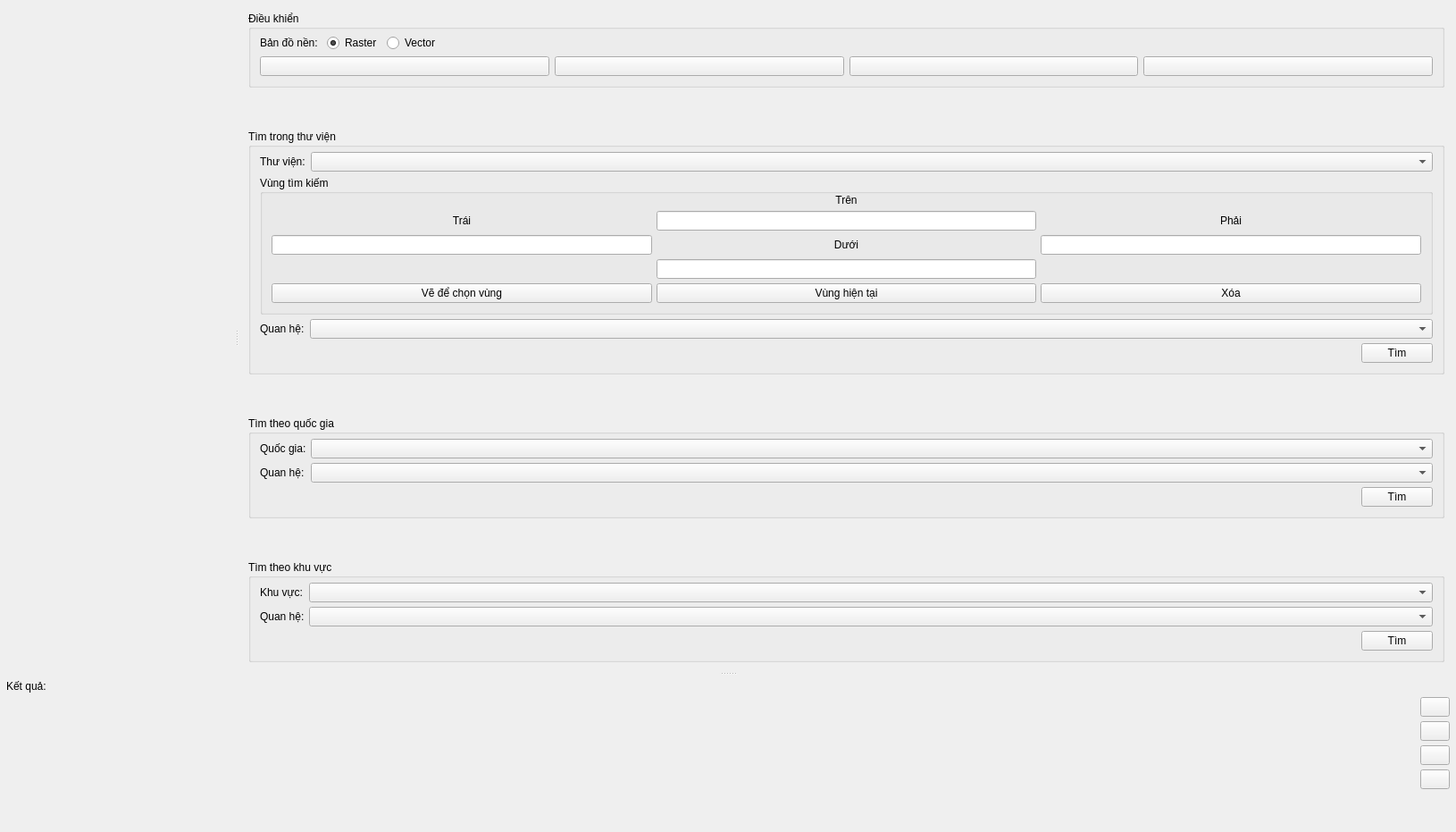
<?xml version="1.0" encoding="UTF-8"?>
<ui version="4.0">
 <class>MainWidget</class>
 <widget class="QWidget" name="MainWidget">
  <property name="geometry">
   <rect>
    <x>0</x>
    <y>0</y>
    <width>1630</width>
    <height>931</height>
   </rect>
  </property>
  <property name="windowTitle">
   <string>MainWidget</string>
  </property>
  <layout class="QGridLayout" name="gridLayout_6">
   <property name="leftMargin">
    <number>2</number>
   </property>
   <property name="topMargin">
    <number>2</number>
   </property>
   <property name="rightMargin">
    <number>2</number>
   </property>
   <property name="bottomMargin">
    <number>2</number>
   </property>
   <property name="spacing">
    <number>2</number>
   </property>
   <item row="0" column="0">
    <widget class="QSplitter" name="vSplitter">
     <property name="orientation">
      <enum>Qt::Vertical</enum>
     </property>
     <widget class="QSplitter" name="hSplitter">
      <property name="orientation">
       <enum>Qt::Horizontal</enum>
      </property>
      <widget class="QWidget" name="mapViewWidget" native="true"/>
      <widget class="QWidget" name="layoutWidget">
       <layout class="QVBoxLayout" name="verticalLayout">
        <property name="spacing">
         <number>5</number>
        </property>
        <item>
         <widget class="QGroupBox" name="groupBox">
          <property name="sizePolicy">
           <sizepolicy hsizetype="Preferred" vsizetype="Fixed">
            <horstretch>0</horstretch>
            <verstretch>0</verstretch>
           </sizepolicy>
          </property>
          <property name="title">
           <string>Điều khiển</string>
          </property>
          <layout class="QGridLayout" name="gridLayout_3">
           <property name="leftMargin">
            <number>10</number>
           </property>
           <property name="topMargin">
            <number>5</number>
           </property>
           <property name="rightMargin">
            <number>10</number>
           </property>
           <property name="bottomMargin">
            <number>10</number>
           </property>
           <property name="spacing">
            <number>5</number>
           </property>
           <item row="0" column="0">
            <layout class="QHBoxLayout" name="horizontalLayout_4">
             <item>
              <widget class="QLabel" name="label">
               <property name="text">
                <string>Bản đồ nền: </string>
               </property>
              </widget>
             </item>
             <item>
              <widget class="QRadioButton" name="rasterTypeRbx">
               <property name="text">
                <string>Raster</string>
               </property>
               <property name="checked">
                <bool>true</bool>
               </property>
              </widget>
             </item>
             <item>
              <widget class="QRadioButton" name="vectorTypeRbx">
               <property name="text">
                <string>Vector</string>
               </property>
              </widget>
             </item>
             <item>
              <spacer name="horizontalSpacer_2">
               <property name="orientation">
                <enum>Qt::Horizontal</enum>
               </property>
               <property name="sizeHint" stdset="0">
                <size>
                 <width>13</width>
                 <height>17</height>
                </size>
               </property>
              </spacer>
             </item>
            </layout>
           </item>
           <item row="1" column="0">
            <layout class="QHBoxLayout" name="horizontalLayout_3">
             <item>
              <widget class="QPushButton" name="zoomFullExtentBtn">
               <property name="text">
                <string/>
               </property>
               <property name="icon">
                <iconset resource="../Resources/myicon/myicon.qrc">
                 <normaloff>:/myicon/Home.svg</normaloff>:/myicon/Home.svg</iconset>
               </property>
              </widget>
             </item>
             <item>
              <widget class="QPushButton" name="panMapBtn">
               <property name="text">
                <string/>
               </property>
               <property name="icon">
                <iconset resource="../Resources/myicon/myicon.qrc">
                 <normaloff>:/myicon/PanMap.svg</normaloff>:/myicon/PanMap.svg</iconset>
               </property>
              </widget>
             </item>
             <item>
              <widget class="QPushButton" name="zoomInBtn">
               <property name="text">
                <string/>
               </property>
               <property name="icon">
                <iconset resource="../Resources/myicon/myicon.qrc">
                 <normaloff>:/myicon/ZoomIn.svg</normaloff>:/myicon/ZoomIn.svg</iconset>
               </property>
              </widget>
             </item>
             <item>
              <widget class="QPushButton" name="zoomOutBtn">
               <property name="text">
                <string/>
               </property>
               <property name="icon">
                <iconset resource="../Resources/myicon/myicon.qrc">
                 <normaloff>:/myicon/ZoomOut.svg</normaloff>:/myicon/ZoomOut.svg</iconset>
               </property>
              </widget>
             </item>
            </layout>
           </item>
          </layout>
         </widget>
        </item>
        <item>
         <spacer name="verticalSpacer_3">
          <property name="orientation">
           <enum>Qt::Vertical</enum>
          </property>
          <property name="sizeHint" stdset="0">
           <size>
            <width>20</width>
            <height>40</height>
           </size>
          </property>
         </spacer>
        </item>
        <item>
         <widget class="QGroupBox" name="groupBox_5">
          <property name="title">
           <string>Tìm trong thư viện</string>
          </property>
          <layout class="QGridLayout" name="gridLayout_2">
           <property name="leftMargin">
            <number>10</number>
           </property>
           <property name="topMargin">
            <number>5</number>
           </property>
           <property name="rightMargin">
            <number>10</number>
           </property>
           <property name="bottomMargin">
            <number>10</number>
           </property>
           <property name="spacing">
            <number>5</number>
           </property>
           <item row="1" column="0" colspan="2">
            <widget class="QGroupBox" name="groupBox_2">
             <property name="sizePolicy">
              <sizepolicy hsizetype="Preferred" vsizetype="Fixed">
               <horstretch>0</horstretch>
               <verstretch>0</verstretch>
              </sizepolicy>
             </property>
             <property name="title">
              <string>Vùng tìm kiếm</string>
             </property>
             <layout class="QGridLayout" name="gridLayout">
              <property name="leftMargin">
               <number>10</number>
              </property>
              <property name="topMargin">
               <number>0</number>
              </property>
              <property name="rightMargin">
               <number>10</number>
              </property>
              <property name="bottomMargin">
               <number>10</number>
              </property>
              <property name="spacing">
               <number>5</number>
              </property>
              <item row="0" column="1">
               <widget class="QLabel" name="label_22">
                <property name="text">
                 <string>Trên</string>
                </property>
                <property name="alignment">
                 <set>Qt::AlignCenter</set>
                </property>
               </widget>
              </item>
              <item row="1" column="0">
               <widget class="QLabel" name="label_19">
                <property name="text">
                 <string>Trái</string>
                </property>
                <property name="alignment">
                 <set>Qt::AlignCenter</set>
                </property>
               </widget>
              </item>
              <item row="1" column="1">
               <widget class="QLineEdit" name="topValueLedr">
                <property name="alignment">
                 <set>Qt::AlignCenter</set>
                </property>
               </widget>
              </item>
              <item row="1" column="2">
               <widget class="QLabel" name="label_21">
                <property name="text">
                 <string>Phải</string>
                </property>
                <property name="alignment">
                 <set>Qt::AlignCenter</set>
                </property>
               </widget>
              </item>
              <item row="2" column="0">
               <widget class="QLineEdit" name="leftValueLedr">
                <property name="alignment">
                 <set>Qt::AlignCenter</set>
                </property>
               </widget>
              </item>
              <item row="2" column="1">
               <widget class="QLabel" name="label_20">
                <property name="text">
                 <string>Dưới</string>
                </property>
                <property name="alignment">
                 <set>Qt::AlignCenter</set>
                </property>
               </widget>
              </item>
              <item row="2" column="2">
               <widget class="QLineEdit" name="rightValueLedr">
                <property name="alignment">
                 <set>Qt::AlignCenter</set>
                </property>
               </widget>
              </item>
              <item row="3" column="1">
               <widget class="QLineEdit" name="bottomValueLedr">
                <property name="alignment">
                 <set>Qt::AlignCenter</set>
                </property>
               </widget>
              </item>
              <item row="4" column="0">
               <widget class="QPushButton" name="drawOnCanvasBtn">
                <property name="text">
                 <string>Vẽ để chọn vùng</string>
                </property>
               </widget>
              </item>
              <item row="4" column="1">
               <widget class="QPushButton" name="currentViewBtn">
                <property name="text">
                 <string>Vùng hiện tại</string>
                </property>
               </widget>
              </item>
              <item row="4" column="2">
               <widget class="QPushButton" name="clearExtentBtn">
                <property name="text">
                 <string>Xóa</string>
                </property>
               </widget>
              </item>
             </layout>
            </widget>
           </item>
           <item row="2" column="0" colspan="2">
            <layout class="QHBoxLayout" name="horizontalLayout_2">
             <item>
              <widget class="QLabel" name="label_3">
               <property name="sizePolicy">
                <sizepolicy hsizetype="Fixed" vsizetype="Preferred">
                 <horstretch>0</horstretch>
                 <verstretch>0</verstretch>
                </sizepolicy>
               </property>
               <property name="text">
                <string>Quan hệ:</string>
               </property>
              </widget>
             </item>
             <item>
              <widget class="QComboBox" name="mainSearchingTypeCbx">
               <property name="sizePolicy">
                <sizepolicy hsizetype="Expanding" vsizetype="Fixed">
                 <horstretch>0</horstretch>
                 <verstretch>0</verstretch>
                </sizepolicy>
               </property>
              </widget>
             </item>
            </layout>
           </item>
           <item row="3" column="0">
            <spacer name="horizontalSpacer">
             <property name="orientation">
              <enum>Qt::Horizontal</enum>
             </property>
             <property name="sizeHint" stdset="0">
              <size>
               <width>330</width>
               <height>20</height>
              </size>
             </property>
            </spacer>
           </item>
           <item row="3" column="1">
            <widget class="QPushButton" name="searchBtn">
             <property name="sizePolicy">
              <sizepolicy hsizetype="Fixed" vsizetype="Fixed">
               <horstretch>0</horstretch>
               <verstretch>0</verstretch>
              </sizepolicy>
             </property>
             <property name="text">
              <string>Tìm</string>
             </property>
             <property name="icon">
              <iconset resource="../Resources/myicon/myicon.qrc">
               <normaloff>:/myicon/Search.svg</normaloff>:/myicon/Search.svg</iconset>
             </property>
            </widget>
           </item>
           <item row="0" column="0" colspan="2">
            <layout class="QHBoxLayout" name="horizontalLayout">
             <item>
              <widget class="QLabel" name="label_2">
               <property name="sizePolicy">
                <sizepolicy hsizetype="Fixed" vsizetype="Preferred">
                 <horstretch>0</horstretch>
                 <verstretch>0</verstretch>
                </sizepolicy>
               </property>
               <property name="text">
                <string>Thư viện:</string>
               </property>
              </widget>
             </item>
             <item>
              <widget class="QComboBox" name="librariesCbx">
               <property name="sizePolicy">
                <sizepolicy hsizetype="Expanding" vsizetype="Fixed">
                 <horstretch>0</horstretch>
                 <verstretch>0</verstretch>
                </sizepolicy>
               </property>
              </widget>
             </item>
            </layout>
           </item>
          </layout>
         </widget>
        </item>
        <item>
         <spacer name="verticalSpacer">
          <property name="orientation">
           <enum>Qt::Vertical</enum>
          </property>
          <property name="sizeHint" stdset="0">
           <size>
            <width>20</width>
            <height>40</height>
           </size>
          </property>
         </spacer>
        </item>
        <item>
         <widget class="QGroupBox" name="groupBox_3">
          <property name="sizePolicy">
           <sizepolicy hsizetype="Preferred" vsizetype="Fixed">
            <horstretch>0</horstretch>
            <verstretch>0</verstretch>
           </sizepolicy>
          </property>
          <property name="title">
           <string>Tìm theo quốc gia</string>
          </property>
          <layout class="QGridLayout" name="gridLayout_4">
           <property name="leftMargin">
            <number>10</number>
           </property>
           <property name="topMargin">
            <number>5</number>
           </property>
           <property name="rightMargin">
            <number>10</number>
           </property>
           <property name="bottomMargin">
            <number>10</number>
           </property>
           <property name="spacing">
            <number>5</number>
           </property>
           <item row="0" column="0">
            <widget class="QLabel" name="label_23">
             <property name="sizePolicy">
              <sizepolicy hsizetype="Fixed" vsizetype="Preferred">
               <horstretch>0</horstretch>
               <verstretch>0</verstretch>
              </sizepolicy>
             </property>
             <property name="text">
              <string>Quốc gia:</string>
             </property>
            </widget>
           </item>
           <item row="0" column="1" colspan="2">
            <widget class="QComboBox" name="countryCbx">
             <property name="sizePolicy">
              <sizepolicy hsizetype="Expanding" vsizetype="Fixed">
               <horstretch>0</horstretch>
               <verstretch>0</verstretch>
              </sizepolicy>
             </property>
            </widget>
           </item>
           <item row="1" column="0">
            <widget class="QLabel" name="label_25">
             <property name="sizePolicy">
              <sizepolicy hsizetype="Fixed" vsizetype="Preferred">
               <horstretch>0</horstretch>
               <verstretch>0</verstretch>
              </sizepolicy>
             </property>
             <property name="text">
              <string>Quan hệ:</string>
             </property>
            </widget>
           </item>
           <item row="1" column="1" colspan="2">
            <widget class="QComboBox" name="countrySearchingTypeCbx">
             <property name="sizePolicy">
              <sizepolicy hsizetype="Expanding" vsizetype="Fixed">
               <horstretch>0</horstretch>
               <verstretch>0</verstretch>
              </sizepolicy>
             </property>
            </widget>
           </item>
           <item row="2" column="0" colspan="2">
            <spacer name="horizontalSpacer_4">
             <property name="orientation">
              <enum>Qt::Horizontal</enum>
             </property>
             <property name="sizeHint" stdset="0">
              <size>
               <width>388</width>
               <height>20</height>
              </size>
             </property>
            </spacer>
           </item>
           <item row="2" column="2">
            <widget class="QPushButton" name="countrySearchBtn">
             <property name="sizePolicy">
              <sizepolicy hsizetype="Fixed" vsizetype="Fixed">
               <horstretch>0</horstretch>
               <verstretch>0</verstretch>
              </sizepolicy>
             </property>
             <property name="text">
              <string>Tìm</string>
             </property>
             <property name="icon">
              <iconset resource="../Resources/myicon/myicon.qrc">
               <normaloff>:/myicon/Search.svg</normaloff>:/myicon/Search.svg</iconset>
             </property>
            </widget>
           </item>
          </layout>
         </widget>
        </item>
        <item>
         <spacer name="verticalSpacer_2">
          <property name="orientation">
           <enum>Qt::Vertical</enum>
          </property>
          <property name="sizeHint" stdset="0">
           <size>
            <width>20</width>
            <height>40</height>
           </size>
          </property>
         </spacer>
        </item>
        <item>
         <widget class="QGroupBox" name="groupBox_6">
          <property name="sizePolicy">
           <sizepolicy hsizetype="Preferred" vsizetype="Fixed">
            <horstretch>0</horstretch>
            <verstretch>0</verstretch>
           </sizepolicy>
          </property>
          <property name="title">
           <string>Tìm theo khu vực</string>
          </property>
          <layout class="QGridLayout" name="gridLayout_5">
           <property name="leftMargin">
            <number>10</number>
           </property>
           <property name="topMargin">
            <number>5</number>
           </property>
           <property name="rightMargin">
            <number>10</number>
           </property>
           <property name="bottomMargin">
            <number>10</number>
           </property>
           <property name="spacing">
            <number>5</number>
           </property>
           <item row="0" column="0">
            <widget class="QLabel" name="label_24">
             <property name="sizePolicy">
              <sizepolicy hsizetype="Fixed" vsizetype="Preferred">
               <horstretch>0</horstretch>
               <verstretch>0</verstretch>
              </sizepolicy>
             </property>
             <property name="text">
              <string>Khu vực:</string>
             </property>
            </widget>
           </item>
           <item row="0" column="1" colspan="2">
            <widget class="QComboBox" name="regionCbx">
             <property name="sizePolicy">
              <sizepolicy hsizetype="Expanding" vsizetype="Fixed">
               <horstretch>0</horstretch>
               <verstretch>0</verstretch>
              </sizepolicy>
             </property>
            </widget>
           </item>
           <item row="1" column="0">
            <widget class="QLabel" name="label_26">
             <property name="sizePolicy">
              <sizepolicy hsizetype="Fixed" vsizetype="Preferred">
               <horstretch>0</horstretch>
               <verstretch>0</verstretch>
              </sizepolicy>
             </property>
             <property name="text">
              <string>Quan hệ:</string>
             </property>
            </widget>
           </item>
           <item row="1" column="1" colspan="2">
            <widget class="QComboBox" name="regionSearchingTypeCbx">
             <property name="sizePolicy">
              <sizepolicy hsizetype="Expanding" vsizetype="Fixed">
               <horstretch>0</horstretch>
               <verstretch>0</verstretch>
              </sizepolicy>
             </property>
            </widget>
           </item>
           <item row="2" column="0" colspan="2">
            <spacer name="horizontalSpacer_5">
             <property name="orientation">
              <enum>Qt::Horizontal</enum>
             </property>
             <property name="sizeHint" stdset="0">
              <size>
               <width>388</width>
               <height>20</height>
              </size>
             </property>
            </spacer>
           </item>
           <item row="2" column="2">
            <widget class="QPushButton" name="regionSearchBtn">
             <property name="sizePolicy">
              <sizepolicy hsizetype="Fixed" vsizetype="Fixed">
               <horstretch>0</horstretch>
               <verstretch>0</verstretch>
              </sizepolicy>
             </property>
             <property name="text">
              <string>Tìm</string>
             </property>
             <property name="icon">
              <iconset resource="../Resources/myicon/myicon.qrc">
               <normaloff>:/myicon/Search.svg</normaloff>:/myicon/Search.svg</iconset>
             </property>
            </widget>
           </item>
          </layout>
         </widget>
        </item>
       </layout>
      </widget>
     </widget>
     <widget class="QWidget" name="layoutWidget1">
      <layout class="QGridLayout" name="gridLayout_16">
       <property name="leftMargin">
        <number>5</number>
       </property>
       <property name="topMargin">
        <number>5</number>
       </property>
       <property name="rightMargin">
        <number>5</number>
       </property>
       <property name="bottomMargin">
        <number>5</number>
       </property>
       <property name="spacing">
        <number>5</number>
       </property>
       <item row="1" column="2">
        <widget class="QPushButton" name="gotoRecInMapViewBtn">
         <property name="maximumSize">
          <size>
           <width>33</width>
           <height>16777215</height>
          </size>
         </property>
         <property name="toolTip">
          <string>Xem</string>
         </property>
         <property name="text">
          <string/>
         </property>
         <property name="icon">
          <iconset resource="../Resources/myicon/myicon.qrc">
           <normaloff>:/myicon/TextAnnotation/Show.svg</normaloff>:/myicon/TextAnnotation/Show.svg</iconset>
         </property>
        </widget>
       </item>
       <item row="4" column="2">
        <widget class="QPushButton" name="clearRecSelectionBtn">
         <property name="maximumSize">
          <size>
           <width>33</width>
           <height>16777215</height>
          </size>
         </property>
         <property name="toolTip">
          <string>Hủy chọn</string>
         </property>
         <property name="text">
          <string/>
         </property>
         <property name="icon">
          <iconset resource="../Resources/myicon/myicon.qrc">
           <normaloff>:/myicon/TextAnnotation/Clear.svg</normaloff>:/myicon/TextAnnotation/Clear.svg</iconset>
         </property>
        </widget>
       </item>
       <item row="5" column="2">
        <spacer name="verticalSpacer_8">
         <property name="orientation">
          <enum>Qt::Vertical</enum>
         </property>
         <property name="sizeHint" stdset="0">
          <size>
           <width>20</width>
           <height>40</height>
          </size>
         </property>
        </spacer>
       </item>
       <item row="3" column="2">
        <widget class="QPushButton" name="copyRecAsTextBtn">
         <property name="maximumSize">
          <size>
           <width>33</width>
           <height>16777215</height>
          </size>
         </property>
         <property name="toolTip">
          <string>Copy text</string>
         </property>
         <property name="text">
          <string/>
         </property>
         <property name="icon">
          <iconset resource="../Resources/myicon/myicon.qrc">
           <normaloff>:/myicon/Copy.svg</normaloff>:/myicon/Copy.svg</iconset>
         </property>
        </widget>
       </item>
       <item row="1" column="0" rowspan="5" colspan="2">
        <widget class="QgsAttributeTableView" name="geoDataRecTbv" native="true"/>
       </item>
       <item row="2" column="2">
        <widget class="QPushButton" name="showRecInExplorerBtn">
         <property name="maximumSize">
          <size>
           <width>33</width>
           <height>16777215</height>
          </size>
         </property>
         <property name="toolTip">
          <string>Xem trong Explorer</string>
         </property>
         <property name="text">
          <string/>
         </property>
         <property name="icon">
          <iconset resource="../Resources/myicon/myicon.qrc">
           <normaloff>:/myicon/Explorer.svg</normaloff>:/myicon/Explorer.svg</iconset>
         </property>
        </widget>
       </item>
       <item row="0" column="0" colspan="2">
        <widget class="QLabel" name="label_18">
         <property name="text">
          <string>Kết quả:</string>
         </property>
        </widget>
       </item>
      </layout>
     </widget>
    </widget>
   </item>
  </layout>
 </widget>
 <layoutdefault spacing="6" margin="11"/>
 <customwidgets>
  <customwidget>
   <class>QgsAttributeTableView</class>
   <extends>QWidget</extends>
   <header>qgsattributetableview.h</header>
  </customwidget>
 </customwidgets>
 <tabstops>
  <tabstop>rasterTypeRbx</tabstop>
  <tabstop>vectorTypeRbx</tabstop>
  <tabstop>zoomFullExtentBtn</tabstop>
  <tabstop>panMapBtn</tabstop>
  <tabstop>zoomInBtn</tabstop>
  <tabstop>zoomOutBtn</tabstop>
  <tabstop>librariesCbx</tabstop>
  <tabstop>topValueLedr</tabstop>
  <tabstop>leftValueLedr</tabstop>
  <tabstop>rightValueLedr</tabstop>
  <tabstop>bottomValueLedr</tabstop>
  <tabstop>drawOnCanvasBtn</tabstop>
  <tabstop>currentViewBtn</tabstop>
  <tabstop>clearExtentBtn</tabstop>
  <tabstop>mainSearchingTypeCbx</tabstop>
  <tabstop>searchBtn</tabstop>
  <tabstop>countryCbx</tabstop>
  <tabstop>countrySearchingTypeCbx</tabstop>
  <tabstop>countrySearchBtn</tabstop>
  <tabstop>regionCbx</tabstop>
  <tabstop>regionSearchingTypeCbx</tabstop>
  <tabstop>regionSearchBtn</tabstop>
  <tabstop>gotoRecInMapViewBtn</tabstop>
  <tabstop>showRecInExplorerBtn</tabstop>
  <tabstop>copyRecAsTextBtn</tabstop>
  <tabstop>clearRecSelectionBtn</tabstop>
 </tabstops>
 <resources>
  <include location="../Resources/myicon/myicon.qrc"/>
 </resources>
 <connections/>
</ui>
